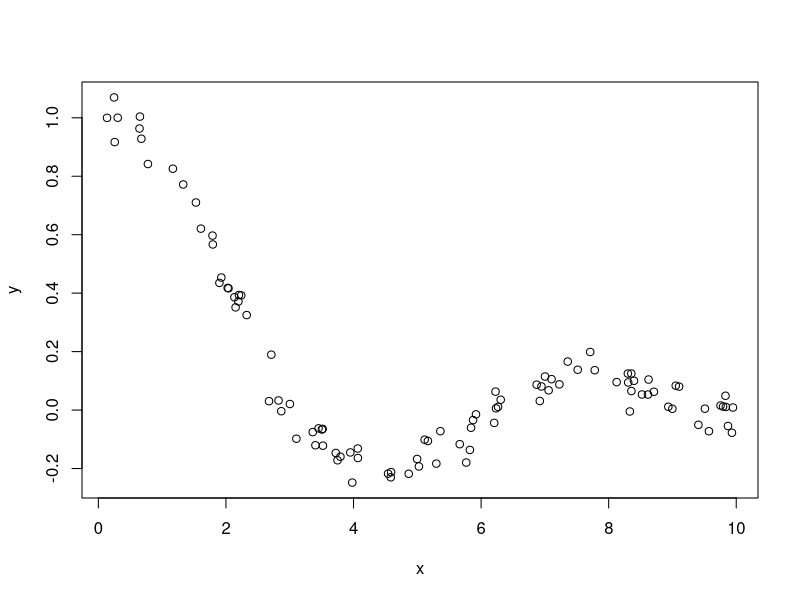

Recreate this plot in R.
setwd("~/git/fortuna/gp_envelope")

rm(list = ls())

N = 100
x.range = c(0, 10)

f = function(x) sin(x) / x

x = runif(N, x.range[1], x.range[2])
y = sapply(x, f) + rnorm(N, sd = 0.05)

plot(y ~ x)

save(x, y, N, file = "data.RData")
